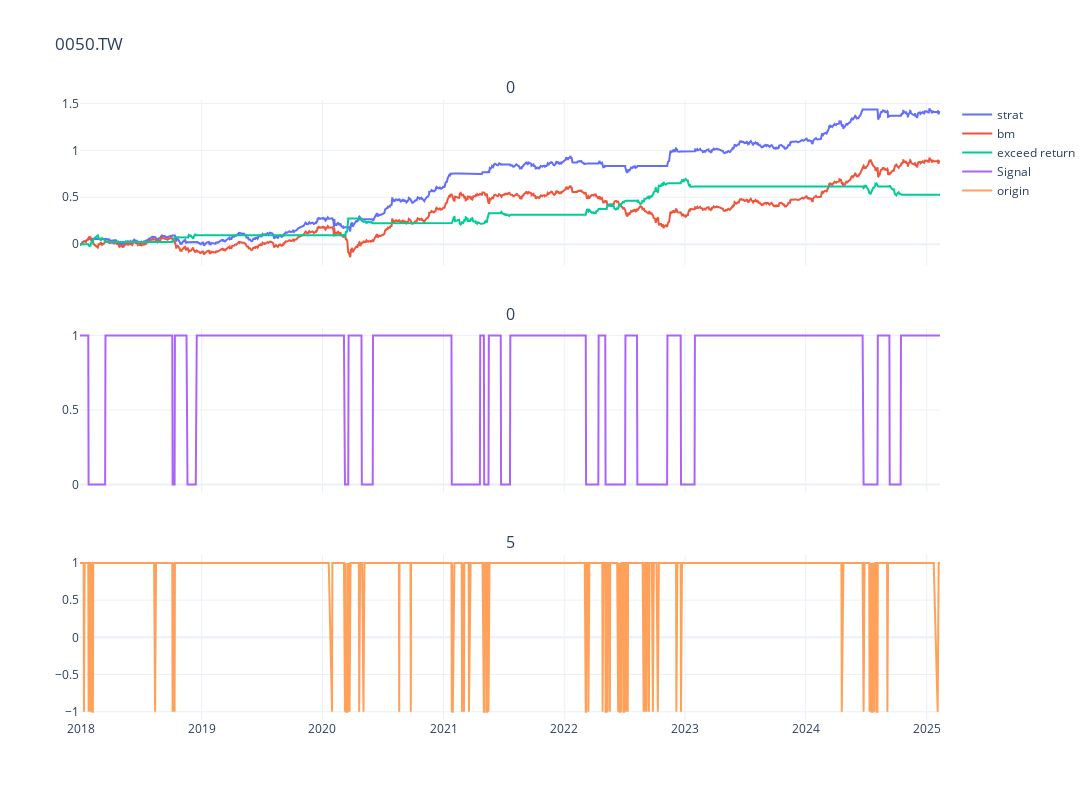

The code cell stored with this chart in its notebook:
### Code cell
symbol = "0050.TW"
data = yf.download(symbol, start='2017-01-01', rounding=2, progress=False)
data['origin'] = df_day['signal']
data['signal'] = signal_dict
data['pct_for_calc'] = np.log(data['Open']/data['Open'].shift(1)).shift(2)
data['strategy_return'] = (data['pct_for_calc'] * data['signal']).cumsum()
data.dropna(inplace=True)
data['bm'] = data['pct_for_calc'].cumsum()
data['diff'] = data['strategy_return'] - data['bm']
fig = make_subplots(rows=3, cols=1, shared_xaxes=True, vertical_spacing=0.1,
                     subplot_titles=symbol)


fig.add_trace(go.Scatter(
    x=data.index,
    y=data['strategy_return'],
    mode='lines',
    name='strat'
), row=1, col=1)

fig.add_trace(go.Scatter(
    x=data.index,
    y=data['bm'],
    mode='lines',
    name='bm'
), row=1, col=1)

fig.add_trace(go.Scatter(
    x=data.index,
    y=data['diff'],
    mode='lines',
    name='exceed return'
), row=1, col=1)


fig.add_trace(go.Scatter(
    x=data.index,
    y=data['signal'],
    mode='lines',
    name='Signal'
), row=2, col=1)

fig.add_trace(go.Scatter(
    x=data.index,
    y=data['origin'],
    mode='lines',
    name='origin'
), row=3, col=1)

fig.update_layout(
    title=symbol,
    template="plotly_white",
    height=800,
    width=1200
)

### Figure 1 — Plotly figure (JSON) as saved in the notebook; plotly's stock layout.template omitted (floating-point values rounded to 4 significant figures; data arrays with more than 128 entries replaced by an {"elided": "..."} marker saying what was removed)
{"data": [{"mode": "lines", "name": "strat", "type": "scatter", "x": {"elided": "1723 str values"}, "xaxis": "x", "y": {"elided": "1723 float values"}, "yaxis": "y"}, {"mode": "lines", "name": "bm", "type": "scatter", "x": {"elided": "1723 str values"}, "xaxis": "x", "y": {"elided": "1723 float values"}, "yaxis": "y"}, {"mode": "lines", "name": "exceed return", "type": "scatter", "x": {"elided": "1723 str values"}, "xaxis": "x", "y": {"elided": "1723 float values"}, "yaxis": "y"}, {"mode": "lines", "name": "Signal", "type": "scatter", "x": {"elided": "1723 str values"}, "xaxis": "x2", "y": {"elided": "1723 int values"}, "yaxis": "y2"}, {"mode": "lines", "name": "origin", "type": "scatter", "x": {"elided": "1723 str values"}, "xaxis": "x3", "y": {"elided": "1723 int values"}, "yaxis": "y3"}], "layout": {"annotations": [{"font": {"size": 16}, "showarrow": false, "text": "0", "x": 0.5, "xanchor": "center", "xref": "paper", "y": 1, "yanchor": "bottom", "yref": "paper"}, {"font": {"size": 16}, "showarrow": false, "text": "0", "x": 0.5, "xanchor": "center", "xref": "paper", "y": 0.6333, "yanchor": "bottom", "yref": "paper"}, {"font": {"size": 16}, "showarrow": false, "text": "5", "x": 0.5, "xanchor": "center", "xref": "paper", "y": 0.2667, "yanchor": "bottom", "yref": "paper"}], "height": 800, "title": {"text": "0050.TW"}, "width": 1200, "xaxis": {"anchor": "y", "domain": [0, 1], "matches": "x3", "showticklabels": false}, "xaxis2": {"anchor": "y2", "domain": [0, 1], "matches": "x3", "showticklabels": false}, "xaxis3": {"anchor": "y3", "domain": [0, 1]}, "yaxis": {"anchor": "x", "domain": [0.7333, 1]}, "yaxis2": {"anchor": "x2", "domain": [0.3667, 0.6333]}, "yaxis3": {"anchor": "x3", "domain": [0, 0.2667]}}}
